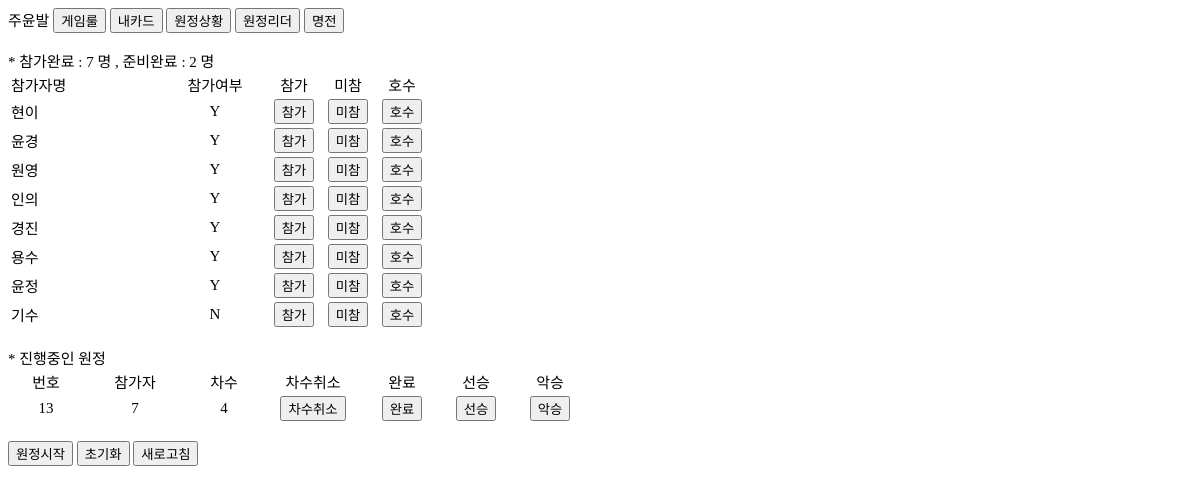
Page /start/주윤발/ on the earlier database version.
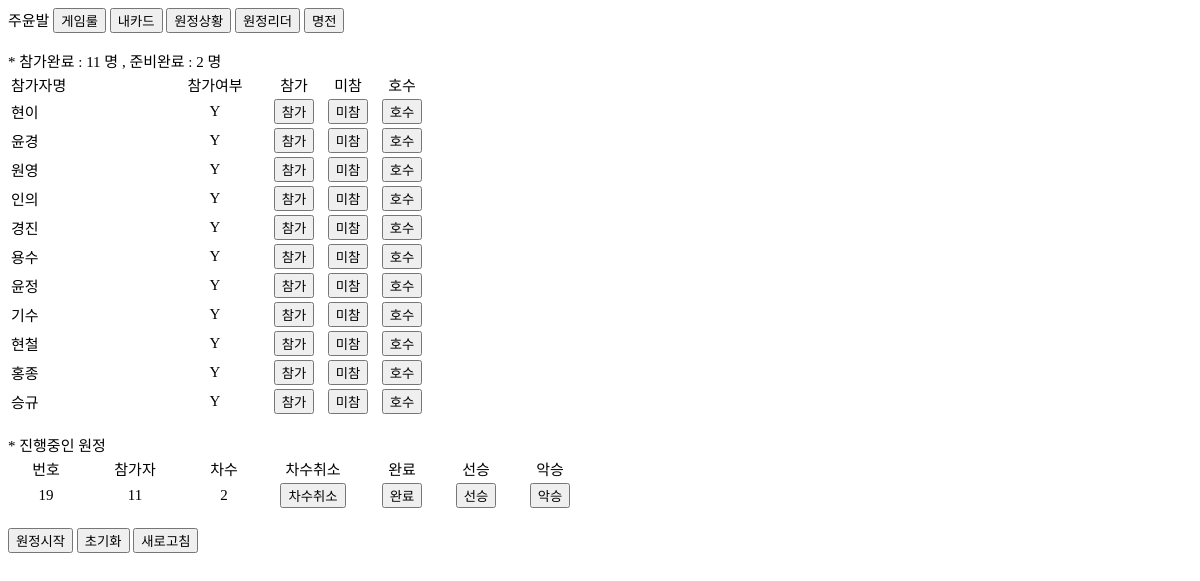
Same page on the later database version.
### abaloneDjango/models.py (models this page shows)
class User(models.Model):
    username = models.CharField(max_length=30,unique=True)
    joinYn = models.CharField(max_length=1)
    readyYn = models.CharField(default='N',max_length=1)
    hosuYn = models.CharField(default='N', max_length=1, help_text="호수의여신")
    assinKnightId = models.IntegerField(default=0, help_text="지정카드")
    gradeNum = models.IntegerField(default=0, help_text="등급번호")

class Game(models.Model):
    gameId = models.IntegerField(default=0, help_text="원정번호")
    joinUserCnt = models.IntegerField(default=0, help_text="참여인수")
    expeditionSeq = models.IntegerField(default=1, help_text="진행중회차")
    completeYn = models.CharField(default='N', max_length=1)

### abaloneDjango/views.py (the view)
# urls.py: path('start/<str:username>/', start_view ,name='start_view'),
def start_view(request,username):
    template_name = 'abaloneDjango/start.html'
    userlist = User.objects.all().order_by('-joinYn')  # 추가
    joinusercnt = User.objects.filter(joinYn='Y').count()
    readyusercnt = User.objects.filter(readyYn='Y').count()
    gamelist = Game.objects.filter(completeYn='N')  # 추가
    context = {
        'username': username,  # 추가
        'userlist': userlist,  # 추가
        'joinusercnt': joinusercnt,  # 추가
        'readyusercnt': readyusercnt,  # 추가
        'gamelist':gamelist,
    }
    return render(request, template_name, context)

### abaloneDjango/templates/abaloneDjango/start.html (shortened to what this page needs)
<html lang="en">
<head>
</head>
<body>
{% include "./top_menu.html" %}
 * 참가완료 : {{ joinusercnt }} 명 , 준비완료 : {{ readyusercnt }}  명
<table>
    <tr>
        <td width="150" style="text-align:left">참가자명</td>
        <td width="100">참가여부</td>
        <td width="50">참가</td>
        <td width="50">미참</td>
        <td width="50">호수</td>
    </tr>
{% for user in userlist %}
    <tr>
        <td style="text-align:left">{{ user.username }}<font color="white">{{ user.assinKnightId }}</font></td>
        <td>{{ user.joinYn }}</td>
        <td><a href="{% url 'join_view' username=username targetusername=user.username %}"><input value="참가" type="button" width="100%"/></a></td>
        <td><a href="{% url 'delete_view' username=username targetusername=user.username %}"><input value="미참" type="button" width="100%"/></a></td>
        <td><a href="{% url 'hosu_view' username=username targetusername=user.username %}"><input value="호수" type="button" width="100%"/></a></td>
    </tr>
{% endfor %}
</table>
 * 진행중인 원정
<table>
    <tr>
        <td width="70">번호</td>
        <td width="100">참가자</td>
        <td width="70">차수</td>
        <td width="100">차수취소</td>
        <td width="70">완료</td>
        <td width="70">선승</td>
        <td width="70">악승</td>
    </tr>
{% for game in gamelist %}
    <tr>
        <td>{{ game.gameId }} </td>
        <td>{{ game.joinUserCnt }}</td>
        <td>{{ game.expeditionSeq }}</td>
        <td><a href="{% url 'expeditionSeq_ini_view' gameid=game.gameId username=username %}"><input id="expeditionSeq_ini" value="차수취소" type="button" width="100%"/></a></td>
        <td><a href="{% url 'game_complete_view' gameid=game.gameId username=username %}"><input id="game_complete" value="완료" type="button" width="100%"/></a></td>
        <td><a href="{% url 'game_succ_view' gameid=game.gameId username=username %}"><input id="game_succ" value="선승" type="button" width="100%"/></a></td>
        <td><a href="{% url 'game_fail_view' gameid=game.gameId username=username %}"><input id="game_fail" value="악승" type="button" width="100%"/></a></td>
    </tr>
{% endfor %}
</table>
<input id="start" onclick="location.href='{% url 'assin_view' username=username %}';return false;" value="원정시작" type="button" width="100%"/>
<input onclick="location.href='{% url 'init_view' username=username %}';return false;" value="초기화" type="button" width="100%"/>
<input onclick="location.href='{% url 'start_view' username=username %}';return false;" value="새로고침" type="button" width="100%"/>
</body>
</html>

### abaloneDjango/templates/abaloneDjango/top_menu.html (shortened to what this page needs)
{{username}}
<a href="{% url 'rule_view' username=username %}"><input  value="게임룰" type="button" width="100%"/></a>
<a href="{% url 'mycard_view' username=username %}"><input value="내카드" type="button" width="100%"/></a>
<a href="{% url 'knight_expedition_view' username=username %}"><input value="원정상황" type="button" width="100%"/></a>
<a href="{% url 'start_view' username=username %}"><input value="원정리더" type="button" align="right" width="100%"/></a>
<a href="{% url 'honor_view' username=username %}"><input value="명전" type="button" width="100%"/></a>

### abaloneDjango/templates/abaloneDjango/start.html (style rules this page uses)
html { font-size : 15px; }
tr { text-align:center }
td { border-color: #9d9d00; border-size: 1px; vertical-align: middle; margin: 5px auto 5px auto; font-size : 15px; }

Differences in the rows shown:
no longer on this page (row edited): Game: gameId "13", joinUserCnt "7", expeditionSeq "4"
changed User "기수": joinYn "N" → "Y"
added User: username "현철", joinYn "Y"
added User: username "홍종", joinYn "Y"
added User: username "승규", joinYn "Y"
added Game: gameId "19", joinUserCnt "11", expeditionSeq "2"
Other differences:
{{ joinusercnt }}: "7" → "11"
